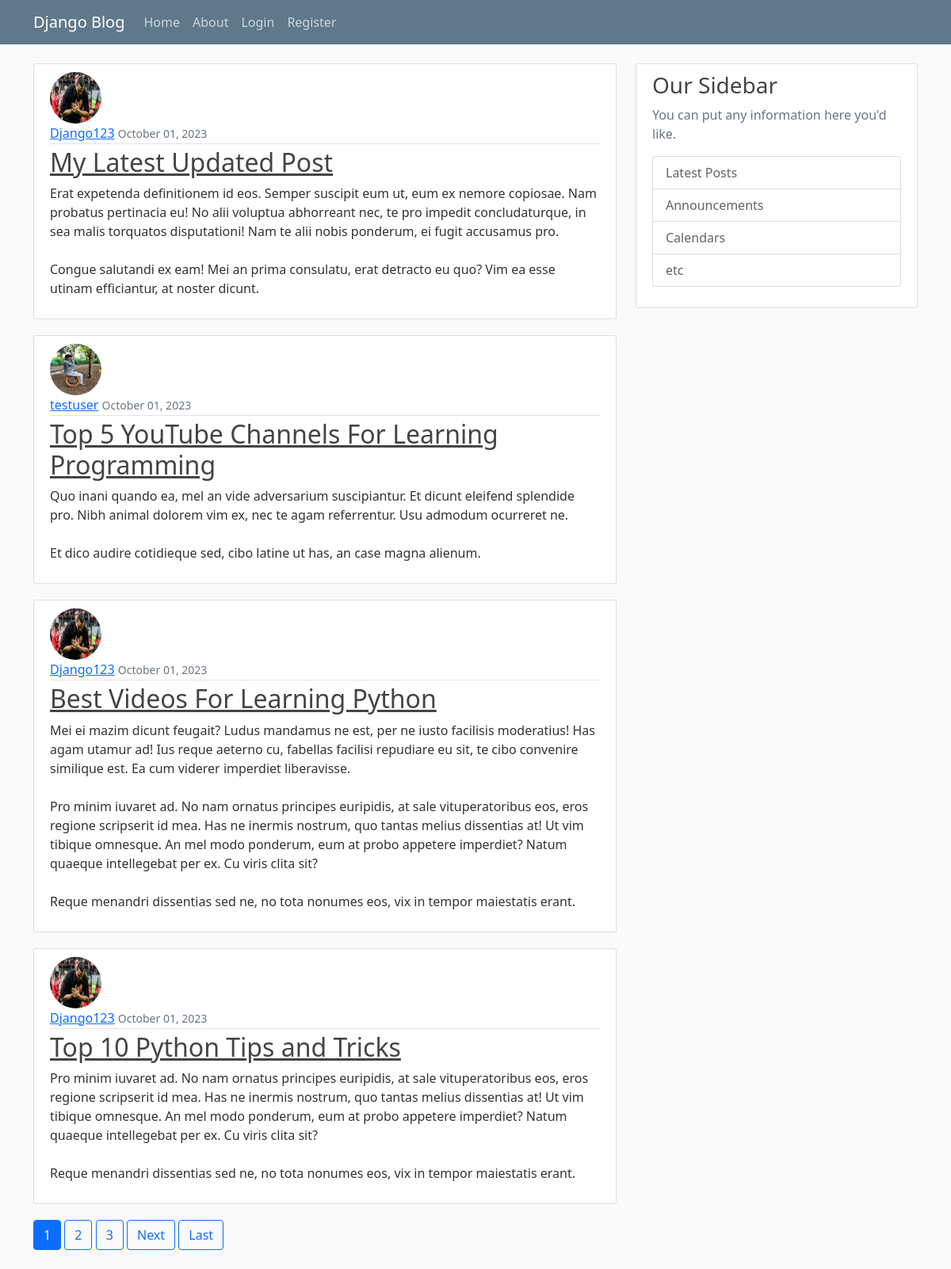
The page / on the database its author committed.
### blog/models.py (models this page shows, shortened)
class Post(models.Model):
    title = models.CharField(max_length=100)
    content = models.TextField()
    date_posted = models.DateTimeField(default=timezone.now)
    author = models.ForeignKey(User, on_delete=models.CASCADE)

### users/models.py (models this page shows, shortened)
class Profile(models.Model):
    user = models.OneToOneField(User, on_delete=models.CASCADE)
    image = models.ImageField(default='default.jpg', upload_to='profile_pics')

### blog/views.py (the view)
# urls.py: path('', PostListView.as_view(), name="blog-home"),
class PostListView(ListView):
    model = Post
    template_name = 'blog/home.html'
    context_object_name = 'posts'
    ordering = ['-date_posted']
    paginate_by = 4

### blog/templates/blog/home.html (shortened to what this page needs)
{% extends "blog/base.html" %}
{% block content %}
    {% for post in posts %}
        <article class="media content-section">
          <img class="rounded-circle article-img" src="{{ post.author.profile.image.url }}">
          <div class="media-body">
            <div class="article-metadata">
              <a class="mr-2" href="{% url 'user-posts' post.author.username %}">{{ post.author }}</a>
              <small class="text-muted">{{ post.date_posted|date:"F d, Y" }}</small>
            </div>
            <h2><a class="article-title" href="{% url 'post-detail' post.id %}">{{ post.title }}</a></h2>
            <p class="article-content">{{ post.content }}</p>
          </div>
        </article>
    {% endfor %}
    {% if is_paginated %}
      {% for num in page_obj.paginator.page_range %}
        {% if page_obj.number == num %}
          <a class="btn btn-primary mb-4" href="?page={{ num }}">{{ num }}</a>
        {% elif num > page_obj.number|add:'-3' and num < page_obj.number|add:'3' %}
          <a class="btn btn-outline-primary mb-4" href="?page={{ num }}">{{ num }}</a>
        {% endif %}
      {% endfor %}
      {% if page_obj.has_next %}
        <a class="btn btn-outline-primary mb-4" href="?page={{ page_obj.next_page_number }}">Next</a>
        <a class="btn btn-outline-primary mb-4" href="?page={{ page_obj.paginator.num_pages }}">Last</a>
      {% endif %}
    {% endif %}
{% endblock content %}

### blog/templates/blog/base.html (shortened to what this page needs)
{% load static %}
<!doctype html>
<html lang="en">
  <head>
    <link href="https://cdn.jsdelivr.net/npm/bootstrap@5.0.2/dist/css/bootstrap.min.css" rel="stylesheet">
    <link rel="stylesheet" type="text/css" href="{% static 'blog/main.css' %}">
    </head>
    <body>
        <header class="site-header">
            <nav class="navbar navbar-expand-md navbar-dark bg-steel fixed-top">
              <div class="container">
                <a class="navbar-brand mr-4" href="{% url 'blog-home' %}">Django Blog</a>
                <div class="collapse navbar-collapse" id="navbarToggle">
                  <div class="navbar-nav mr-auto">
                    <a class="nav-item nav-link" href="{% url 'blog-home' %}">Home</a>
                    <a class="nav-item nav-link" href="{% url 'blog-about' %}">About</a>
                  </div>
                  <div class="navbar-nav">
                    {% if user.is_authenticated %}
                      <a class="nav-item nav-link" href="{% url 'post-create' %}">New Post</a>
                      <a class="nav-item nav-link" href="{% url 'profile' %}">Profile</a>
                      <a class="nav-item nav-link" href="{% url 'logout' %}">Logout</a>
                    {%else%}
                      <a class="nav-item nav-link" href="{% url 'login' %}">Login</a>
                      <a class="nav-item nav-link" href="{% url 'register' %}">Register</a>
                    {%endif%}
                  </div>
                </div>
              </div>
            </nav>
        </header>
        <main role="main" class="container">
            <div class="row">
              <div class="col-md-8">
                {% block content %}{% endblock %}
              </div>
              <div class="col-md-4">
                <div class="content-section">
                  <h3>Our Sidebar</h3>
                  <p class='text-muted'>You can put any information here you'd like.
                    <ul class="list-group">
                      <li class="list-group-item list-group-item-light">Latest Posts</li>
                      <li class="list-group-item list-group-item-light">Announcements</li>
                      <li class="list-group-item list-group-item-light">Calendars</li>
                      <li class="list-group-item list-group-item-light">etc</li>
                    </ul>
                  </p>
                </div>
              </div>
            </div>
        </main>
    </body>
</html>

### blog/static/blog/main.css (style rules this page uses)
body { background: #fafafa; color: #333333; margin-top: 5rem; }
h1, h2, h3, h4, h5, h6 { color: #444444; }
ul { margin: 0; }
.bg-steel { background-color: #5f788a; }
.site-header .navbar-nav .nav-link { color: #cbd5db; }
.content-section { background: #ffffff; padding: 10px 20px; border: 1px solid #dddddd; border-radius: 3px; margin-bottom: 20px; }
.article-title { color: #444444; }
.article-content { white-space: pre-line; }
.article-img { height: 65px; width: 65px; margin-right: 16px; }
.article-metadata { padding-bottom: 1px; margin-bottom: 4px; border-bottom: 1px solid #e3e3e3 }

### rows shown on the page
Post: author.profile.image (picture), author "Django123", date_posted "October 01, 2023", title "My Latest Updated Post", content "Erat expetenda definitionem id eos. Semper suscipit eum ut, eum ex nemore copiosae. Nam probatus pertinacia eu! No alii voluptua abhorreant nec, te pro impedit concludaturque, in sea malis torquatos disputationi! Nam te alii nobis ponderum, ei fugit accusamus pro. Congue salutandi ex eam! Mei an prima consulatu, erat detracto eu quo? Vim ea esse utinam efficiantur, at noster dicunt."
Post: author.profile.image (picture), author "testuser", date_posted "October 01, 2023", title "Top 5 YouTube Channels For Learning Programming", content "Quo inani quando ea, mel an vide adversarium suscipiantur. Et dicunt eleifend splendide pro. Nibh animal dolorem vim ex, nec te agam referrentur. Usu admodum ocurreret ne. Et dico audire cotidieque sed, cibo latine ut has, an case magna alienum."
Post: author.profile.image (picture), author "Django123", date_posted "October 01, 2023", title "Best Videos For Learning Python", content "Mei ei mazim dicunt feugait? Ludus mandamus ne est, per ne iusto facilisis moderatius! Has agam utamur ad! Ius reque aeterno cu, fabellas facilisi repudiare eu sit, te cibo convenire similique est. Ea cum viderer imperdiet liberavisse. Pro minim iuvaret ad. No nam ornatus principes euripidis, at sale vituperatoribus eos, eros regione scripserit id mea. Has ne inermis nostrum, quo tantas melius dissentias at! Ut vim tibique omnesque. An mel modo ponderum, eum at probo appetere imperdiet? Natum quaeque intellegebat per ex. Cu viris clita sit? Reque menandri dissentias sed ne, no tota nonumes eos, vix in tempor maiestatis erant."
Post: author.profile.image (picture), author "Django123", date_posted "October 01, 2023", title "Top 10 Python Tips and Tricks", content "Pro minim iuvaret ad. No nam ornatus principes euripidis, at sale vituperatoribus eos, eros regione scripserit id mea. Has ne inermis nostrum, quo tantas melius dissentias at! Ut vim tibique omnesque. An mel modo ponderum, eum at probo appetere imperdiet? Natum quaeque intellegebat per ex. Cu viris clita sit? Reque menandri dissentias sed ne, no tota nonumes eos, vix in tempor maiestatis erant."

### other values the page prints
{{ num }} "1"
{{ num }} "2" "3"
